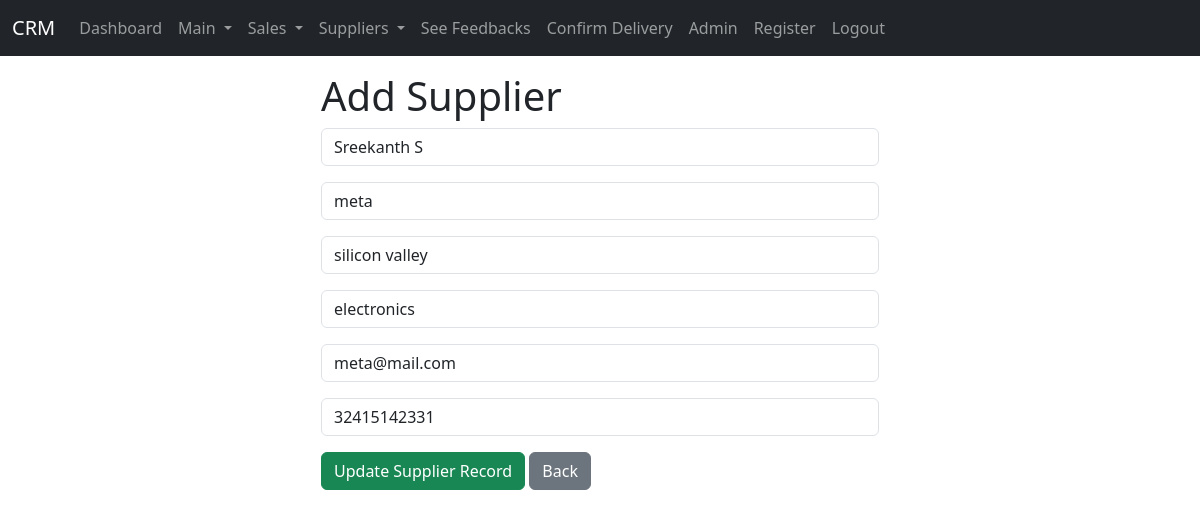
Page /features/update_supplier/2 (signed in) on the committed database.
### features/models.py (models this page shows, shortened)
class SupplierRecord(models.Model):
    created_at = models.DateTimeField(auto_now_add=True)
    name = models.CharField(max_length=100)
    company_name = models.CharField(max_length=100)
    Address = models.CharField(max_length=100)
    Product = models.CharField(max_length=100)
    email = models.EmailField()
    phone = models.CharField(max_length=100)

### features/views.py (the view)
# urls.py: path('update_supplier/<int:pk>', views.update_supplier, name='update_supplier'),
def update_supplier(request, pk):
	if request.user.is_authenticated:
		current_record = SupplierRecord.objects.get(id=pk)
		form = AddSupplierRecord(request.POST or None, instance=current_record)
		if form.is_valid():
			form.save()
			messages.success(request, "Supplier record updated")
			return redirect('supplierrecords')
		return render(request, 'update_supplier_record.html', {'form':form})
	else:
		messages.success(request, "You need to login first")
		return redirect('home_crm')

### features/forms.py
class AddSupplierRecord(forms.ModelForm):
    name = forms.CharField(required=True, widget=forms.widgets.TextInput(attrs={"placeholder":"Name", "class":"form-control"}), label="")
    company_name = forms.CharField(required=True, widget=forms.widgets.TextInput(attrs={"placeholder":"Company Name", "class":"form-control"}), label="")
    Address = forms.CharField(required=True, widget=forms.widgets.TextInput(attrs={"placeholder":"Address", "class":"form-control"}), label="")
    Product = forms.CharField(required=True, widget=forms.widgets.TextInput(attrs={"placeholder":"Product", "class":"form-control"}), label="")
    email =    forms.CharField(required=True, widget=forms.widgets.TextInput(attrs={"placeholder":"Email", "class":"form-control"}), label="")
    phone = forms.CharField(required=True, widget=forms.widgets.TextInput(attrs={"placeholder":"Phone Number", "class":"form-control"}), label="")
    class Meta:
        model = SupplierRecord
        exclude = ("user",)

### features/templates/update_supplier_record.html (shortened to what this page needs)
{% extends 'base.html' %}
{% block content %}
<div class="col-md-6 offset-3">
    <h1>Add Supplier</h1>
    <form method="POST">
        {{ form.as_p }}
        <button type="submit" class="btn btn-success">Update Supplier Record</button>
        <a href="{% url 'supplierrecords' %}" class="btn btn-secondary">Back</a>
    </form>
</div>
{% endblock %}

### mainpart/templates/base.html (style rules this page uses)
a { color: black; }

### rows in the picture
SupplierRecord: name "Sreekanth S", company_name "meta", Address "silicon valley", Product "electronics", email "meta@mail.com", phone "32415142331"
